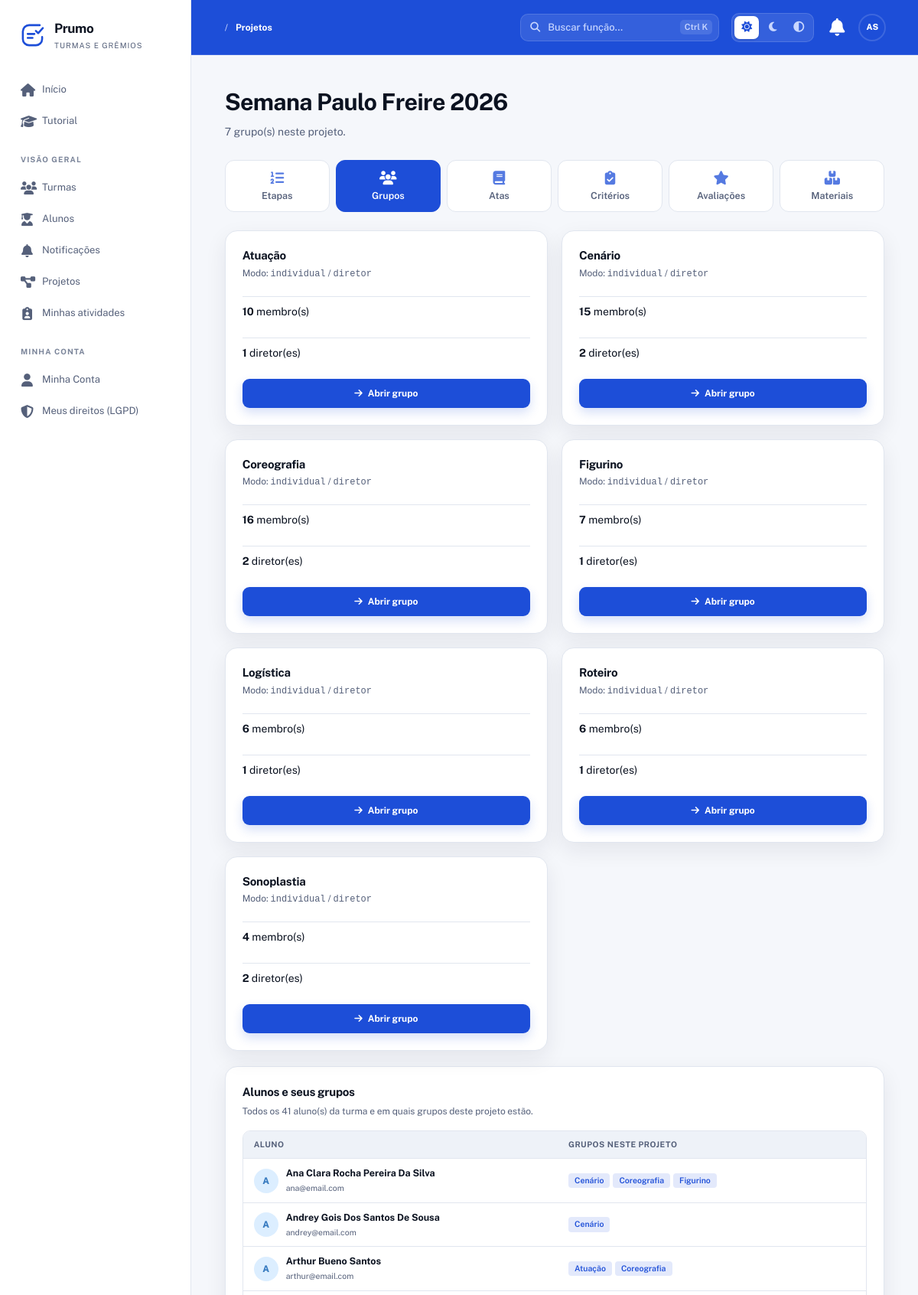
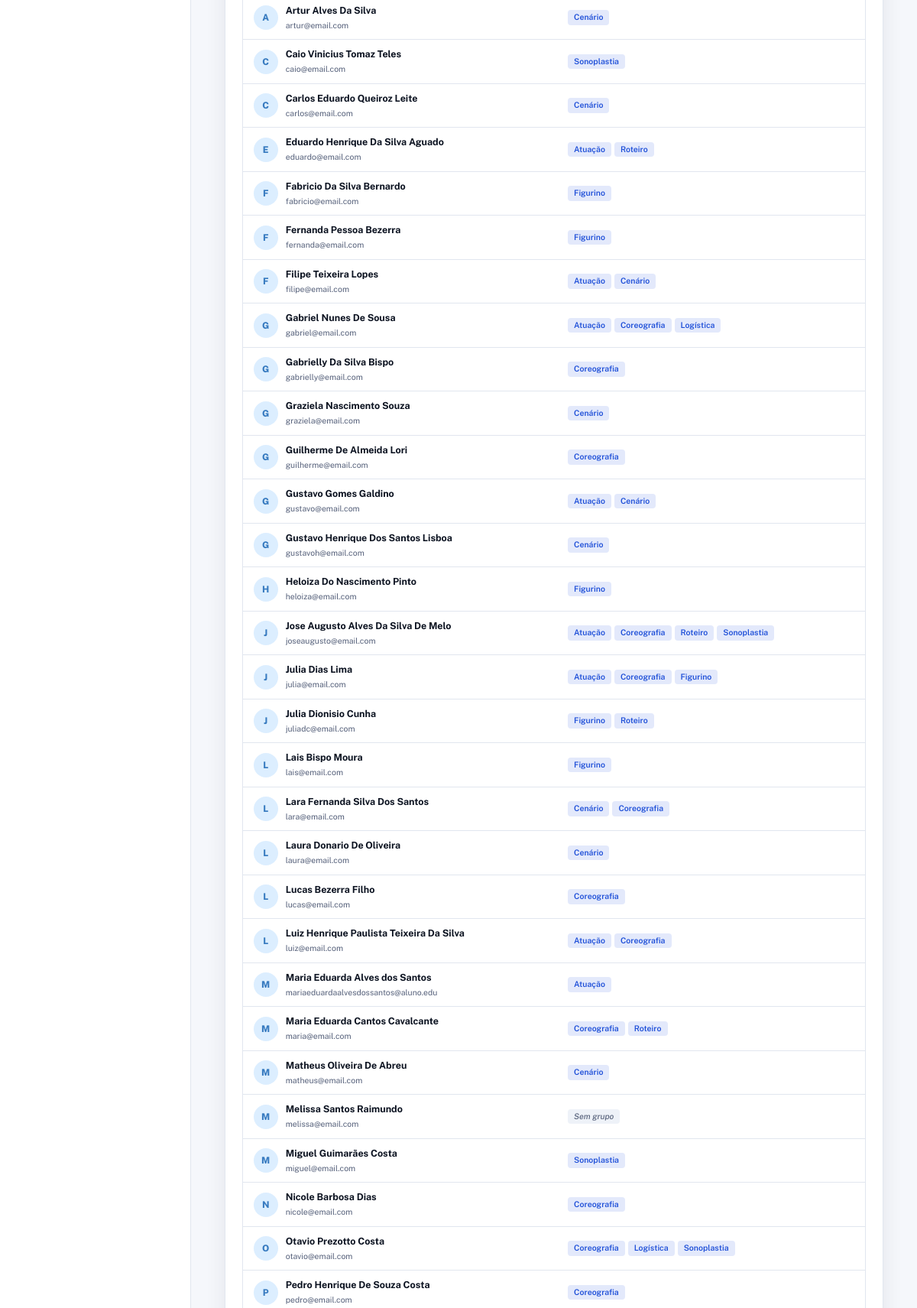
The app's page /Prumo/projetos/3/grupos (signed in, upper part) with its own data (2 pictures, top to bottom).
### tables this page shows
CREATE TABLE usuarios (
  id INT AUTO_INCREMENT PRIMARY KEY,
  nome VARCHAR(150) NOT NULL,
  email VARCHAR(150) NOT NULL UNIQUE,
  senha VARCHAR(255) NOT NULL,
  tipo ENUM('aluno','master') NOT NULL DEFAULT 'aluno',
  telefone VARCHAR(20) DEFAULT NULL,
  data_nascimento DATE DEFAULT NULL,
  email_confirmado TINYINT(1) NOT NULL DEFAULT 0,
  email_token VARCHAR(255) DEFAULT NULL,
  email_token_expira DATETIME DEFAULT NULL,
  primeiro_login TINYINT(1) NOT NULL DEFAULT 1,
  ativo TINYINT(1) NOT NULL DEFAULT 1,
  lgpd_aceito TINYINT(1) NOT NULL DEFAULT 0,
  lgpd_data DATETIME DEFAULT NULL,
  ultimo_acesso DATETIME DEFAULT NULL,
  created_at TIMESTAMP DEFAULT CURRENT_TIMESTAMP,
  updated_at TIMESTAMP DEFAULT CURRENT_TIMESTAMP ON UPDATE CURRENT_TIMESTAMP,
  INDEX idx_usuarios_email (email),
  INDEX idx_usuarios_tipo (tipo),
  INDEX idx_usuarios_ativo (ativo)
);

CREATE TABLE projetos (
  id INT AUTO_INCREMENT PRIMARY KEY,
  turma_id INT NOT NULL,
  nome VARCHAR(150) NOT NULL,
  descricao TEXT DEFAULT NULL,
  prazo DATE DEFAULT NULL,
  modo_avaliacao ENUM('etapa','cronograma') DEFAULT 'cronograma',
  encerrado TINYINT(1) DEFAULT 0,
  encerrado_em DATETIME DEFAULT NULL,
  encerrado_por INT DEFAULT NULL,
  created_at TIMESTAMP DEFAULT CURRENT_TIMESTAMP,
  updated_at TIMESTAMP DEFAULT CURRENT_TIMESTAMP ON UPDATE CURRENT_TIMESTAMP,
  FOREIGN KEY (turma_id) REFERENCES turmas(id) ON DELETE CASCADE,
  FOREIGN KEY (encerrado_por) REFERENCES usuarios(id) ON DELETE SET NULL,
  INDEX idx_projetos_turma (turma_id),
  INDEX idx_projetos_encerrado (encerrado)
);

CREATE TABLE grupos (
  id INT AUTO_INCREMENT PRIMARY KEY,
  projeto_id INT NOT NULL,
  nome VARCHAR(150) NOT NULL,
  modo_avaliacao_grupo ENUM('individual','coletiva') DEFAULT 'individual',
  modo_avaliacao_por ENUM('diretor','representante','pares','autoavaliacao','misto') DEFAULT 'diretor',
  created_at TIMESTAMP DEFAULT CURRENT_TIMESTAMP,
  updated_at TIMESTAMP DEFAULT CURRENT_TIMESTAMP ON UPDATE CURRENT_TIMESTAMP,
  FOREIGN KEY (projeto_id) REFERENCES projetos(id) ON DELETE CASCADE,
  INDEX idx_grupos_projeto (projeto_id)
);

### app/Views/grupos/index.php (the view, shortened to what the rows shown need)
<?php
require_once __DIR__ . '/../layouts/header.php';
require_once __DIR__ . '/../layouts/nav.php';
?>
<section class="hero-section">
    <div>
        <h1><?= h($projeto['nome']) ?></h1>
        <p class="hero-subtitle">
            <?= count($grupos) ?> grupo(s) neste projeto.
        </p>
    </div>
</section>
<?php require __DIR__ . '/../projetos/_nav.php'; ?>
<?php if (empty($grupos)): ?>
    <section class="panel empty-state">
        <span class="icon-large text-muted"><i class="fas fa-users"></i></span>
        <h2>Nenhum grupo cadastrado</h2>
        <p>
            <?php if ($podeEditar && !$projeto['encerrado']): ?>
                Crie o primeiro grupo deste projeto clicando no botão abaixo.
            <?php else: ?>
                Aguarde o representante criar os grupos.
            <?php endif; ?>
        </p>
        <?php if ($podeEditar && !$projeto['encerrado']): ?>
            <a class="button button-primary" href="<?= $basePath ?>/projetos/<?= (int) $projeto['id'] ?>/grupos/criar">
                <i class="fas fa-plus"></i> Criar grupo
            </a>
        <?php endif; ?>
    </section>
<?php else: ?>
    <section class="grupos-grid">
        <?php foreach ($grupos as $g): ?>
            <article class="panel grupo-card">
                <div class="panel-header">
                    <div>
                        <h2><?= h($g['nome']) ?></h2>
                        <p>
                            Modo: <code><?= h($g['modo_avaliacao_grupo']) ?></code>
                            / <code><?= h($g['modo_avaliacao_por']) ?></code>
                        </p>
                    </div>
                </div>
                <div class="status-line">
                    <strong><?= (int) $g['total_membros'] ?></strong>
                    <span>membro(s)</span>
                </div>
                <div class="status-line">
                    <strong><?= (int) $g['total_diretores'] ?></strong>
                    <span>diretor(es)</span>
                </div>
                <a class="button button-primary full-width" href="<?= $basePath ?>/grupos/<?= (int) $g['id'] ?>">
                    <i class="fas fa-arrow-right"></i> Abrir grupo
                </a>
            </article>
        <?php endforeach; ?>
    </section>
<?php endif; ?>
<section class="panel mt-20">
    <div class="panel-header">
        <div>
            <h2>Alunos e seus grupos</h2>
        </div>
    </div>
    <?php if (empty($alunosComGrupos)): ?>
        <p class="text-muted mb-0">Nenhum aluno ativo na turma.</p>
    <?php else: ?>
        <div class="alunos-wrapper">
            <table class="alunos-tabela">
                <thead>
                    <tr>
                        <th>Aluno</th>
                        <th>Grupos neste projeto</th>
                    </tr>
                </thead>
                <tbody>
                    <?php foreach ($alunosComGrupos as $a): ?>
                        <?php
                        $gruposAluno = !empty($a['grupos_nomes'])
                            ? array_filter(array_map('trim', explode(',', $a['grupos_nomes'])))
                            : [];
                        ?>
                        <tr>
                            <td>
                                <div class="aluno-cell">
                                    <span class="avatar avatar-blue"><?= strtoupper(substr($a['nome'], 0, 1)) ?></span>
                                    <div class="aluno-cell-info">
                                        <strong><?= h($a['nome']) ?></strong>
                                        <small><?= h($a['email']) ?></small>
                                    </div>
                                </div>
                            </td>
                            <td>
                                <?php if (empty($gruposAluno)): ?>
                                    <span class="turma-badge vazio">Sem grupo</span>
                                <?php else: ?>
                                    <div class="turmas-badges">
                                        <?php foreach ($gruposAluno as $gn): ?>
                                            <span class="turma-badge"><?= h($gn) ?></span>
                                        <?php endforeach; ?>
                                    </div>
                                <?php endif; ?>
                            </td>
                        </tr>
                    <?php endforeach; ?>
                </tbody>
            </table>
        </div>
    <?php endif; ?>
</section>
<?php require_once __DIR__ . '/../layouts/footer.php'; ?>

### app/Views/layouts/nav.php (shortened to what the rows shown need)
<?php
require_once __DIR__ . '/../../Helpers/menuHelper.php';
$basePath  = App::getBasePath();
$logado    = !empty($_SESSION['usuario']);
$usuario   = $_SESSION['usuario'] ?? null;
$iniciais = '?';
if ($usuario) {
    $partes = preg_split('/\s+/', trim($usuario['nome'] ?? ''));
    $ini    = strtoupper(substr($partes[0] ?? '', 0, 1));
    if (count($partes) > 1) {
        $ini .= strtoupper(substr(end($partes), 0, 1));
    }
    $iniciais = $ini ?: '?';
}
?>
<div class="app-shell">
    <div class="main-content">
        <header class="topbar">
            <div class="topbar-actions">
                <?php if ($logado): ?>
                    <a class="icon-button notification-button"
                       href="<?= $basePath ?>/notificacoes"
                       title="Notificações">
                        <i class="fas fa-bell"></i>
                    </a>
                    <div class="user-menu" id="user-menu">
                        <button type="button"
                                class="avatar avatar-indigo"
                                id="user-menu-toggle"
                                title="Menu da conta"
                                aria-haspopup="true"
                                aria-expanded="false">
                            <?= h($iniciais) ?>
                        </button>
                    </div>
                <?php endif; ?>
            </div>
        </header>
        <div class="page-wrap">

### records on screen
usuarios: nome "AS", nome "A", nome "Ana Clara Rocha Pereira Da Silva", email "ana@email.com", gn "Cenário", gn "Coreografia", gn "Figurino"
projetos: nome "Semana Paulo Freire 2026"
grupos: nome "Atuação", modo_avaliacao_grupo "individual", modo_avaliacao_por "diretor", total_membros "10", total_diretores "1"
grupos: nome "Cenário", modo_avaliacao_grupo "individual", modo_avaliacao_por "diretor", total_membros "15", total_diretores "2"
grupos: nome "Coreografia", modo_avaliacao_grupo "individual", modo_avaliacao_por "diretor", total_membros "16", total_diretores "2"
grupos: nome "Figurino", modo_avaliacao_grupo "individual", modo_avaliacao_por "diretor", total_membros "7", total_diretores "1"
grupos: nome "Logística", modo_avaliacao_grupo "individual", modo_avaliacao_por "diretor", total_membros "6", total_diretores "1"
grupos: nome "Roteiro", modo_avaliacao_grupo "individual", modo_avaliacao_por "diretor", total_membros "6", total_diretores "1"
grupos: nome "Sonoplastia", modo_avaliacao_grupo "individual", modo_avaliacao_por "diretor", total_membros "4", total_diretores "2"
usuarios: nome "A", nome "Andrey Gois Dos Santos De Sousa", email "andrey@email.com", gn "Cenário"
usuarios: nome "A", nome "Arthur Bueno Santos", email "arthur@email.com", gn "Atuação", gn "Coreografia"
usuarios: nome "A", nome "Artur Alves Da Silva", email "artur@email.com", gn "Cenário"
usuarios: nome "C", nome "Caio Vinicius Tomaz Teles", email "caio@email.com", gn "Sonoplastia"
usuarios: nome "C", nome "Carlos Eduardo Queiroz Leite", email "carlos@email.com", gn "Cenário"
usuarios: nome "E", nome "Eduardo Henrique Da Silva Aguado", email "eduardo@email.com", gn "Atuação", gn "Roteiro"
usuarios: nome "F", nome "Fabricio Da Silva Bernardo", email "fabricio@email.com", gn "Figurino"
usuarios: nome "F", nome "Fernanda Pessoa Bezerra", email "fernanda@email.com", gn "Figurino"
usuarios: nome "F", nome "Filipe Teixeira Lopes", email "filipe@email.com", gn "Atuação", gn "Cenário"
usuarios: nome "G", nome "Gabriel Nunes De Sousa", email "gabriel@email.com", gn "Atuação", gn "Coreografia", gn "Logística"
usuarios: nome "G", nome "Gabrielly Da Silva Bispo", email "gabrielly@email.com", gn "Coreografia"
usuarios: nome "G", nome "Graziela Nascimento Souza", email "graziela@email.com", gn "Cenário"
usuarios: nome "G", nome "Guilherme De Almeida Lori", email "guilherme@email.com", gn "Coreografia"
usuarios: nome "G", nome "Gustavo Gomes Galdino", email "gustavo@email.com", gn "Atuação", gn "Cenário"
usuarios: nome "G", nome "Gustavo Henrique Dos Santos Lisboa", email "gustavoh@email.com", gn "Cenário"
usuarios: nome "H", nome "Heloiza Do Nascimento Pinto", email "heloiza@email.com", gn "Figurino"
usuarios: nome "J", nome "Jose Augusto Alves Da Silva De Melo", email "joseaugusto@email.com", gn "Atuação", gn "Coreografia", gn "Roteiro", gn "Sonoplastia"
usuarios: nome "J", nome "Julia Dias Lima", email "julia@email.com", gn "Atuação", gn "Coreografia", gn "Figurino"
usuarios: nome "J", nome "Julia Dionisio Cunha", email "juliadc@email.com", gn "Figurino", gn "Roteiro"
usuarios: nome "L", nome "Lais Bispo Moura", email "lais@email.com", gn "Figurino"
usuarios: nome "L", nome "Lara Fernanda Silva Dos Santos", email "lara@email.com", gn "Cenário", gn "Coreografia"
usuarios: nome "L", nome "Laura Donario De Oliveira", email "laura@email.com", gn "Cenário"
usuarios: nome "L", nome "Lucas Bezerra Filho", email "lucas@email.com", gn "Coreografia"
usuarios: nome "L", nome "Luiz Henrique Paulista Teixeira Da Silva", email "luiz@email.com", gn "Atuação", gn "Coreografia"
usuarios: nome "M", nome "Maria Eduarda Alves dos Santos", email "mariaeduardaalvesdossantos@aluno.edu", gn "Atuação"
usuarios: nome "M", nome "Maria Eduarda Cantos Cavalcante", email "maria@email.com", gn "Coreografia", gn "Roteiro"
usuarios: nome "M", nome "Matheus Oliveira De Abreu", email "matheus@email.com", gn "Cenário"
usuarios: nome "M", nome "Melissa Santos Raimundo", email "melissa@email.com", shows "Sem grupo"
usuarios: nome "M", nome "Miguel Guimarães Costa", email "miguel@email.com", gn "Sonoplastia"
usuarios: nome "N", nome "Nicole Barbosa Dias", email "nicole@email.com", gn "Coreografia"
usuarios: nome "O", nome "Otavio Prezotto Costa", email "otavio@email.com", gn "Coreografia", gn "Logística", gn "Sonoplastia"
usuarios: nome "P", nome "Pedro Henrique De Souza Costa", email "pedro@email.com", gn "Coreografia"

### other values on screen
$appName "Prumo"
$label "Início"
$label "Tutorial"
$secao "VISÃO GERAL"
$label "Turmas"
$label "Alunos"
$label "Notificações"
$label "Projetos"
$label "Minhas atividades"
$secao "MINHA CONTA"
$label "Minha Conta"
$label "Meus direitos (LGPD)"
$breadcrumb "Projetos"
count($grupos) "7"
$aba['label'] "Etapas"
